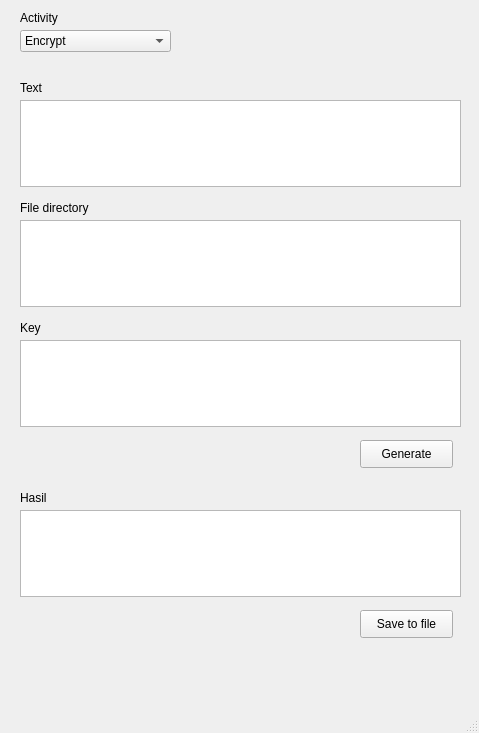
<?xml version="1.0" encoding="UTF-8"?>
<ui version="4.0">
 <class>MainWindow</class>
 <widget class="QMainWindow" name="MainWindow">
  <property name="geometry">
   <rect>
    <x>0</x>
    <y>0</y>
    <width>479</width>
    <height>733</height>
   </rect>
  </property>
  <property name="windowTitle">
   <string>MainWindow</string>
  </property>
  <widget class="QWidget" name="centralwidget">
   <widget class="QComboBox" name="comboBox">
    <property name="geometry">
     <rect>
      <x>20</x>
      <y>30</y>
      <width>151</width>
      <height>22</height>
     </rect>
    </property>
    <item>
     <property name="text">
      <string>Encrypt</string>
     </property>
    </item>
    <item>
     <property name="text">
      <string>Decrypt</string>
     </property>
    </item>
   </widget>
   <widget class="QLabel" name="label">
    <property name="geometry">
     <rect>
      <x>20</x>
      <y>10</y>
      <width>55</width>
      <height>16</height>
     </rect>
    </property>
    <property name="text">
     <string>Activity</string>
    </property>
   </widget>
   <widget class="QPlainTextEdit" name="textEditPlaintext">
    <property name="geometry">
     <rect>
      <x>20</x>
      <y>100</y>
      <width>441</width>
      <height>87</height>
     </rect>
    </property>
   </widget>
   <widget class="QLabel" name="label_2">
    <property name="geometry">
     <rect>
      <x>20</x>
      <y>80</y>
      <width>55</width>
      <height>16</height>
     </rect>
    </property>
    <property name="text">
     <string>Text</string>
    </property>
   </widget>
   <widget class="QPlainTextEdit" name="textEditPlaintext_2">
    <property name="geometry">
     <rect>
      <x>20</x>
      <y>220</y>
      <width>441</width>
      <height>87</height>
     </rect>
    </property>
   </widget>
   <widget class="QLabel" name="label_3">
    <property name="geometry">
     <rect>
      <x>20</x>
      <y>200</y>
      <width>81</width>
      <height>16</height>
     </rect>
    </property>
    <property name="text">
     <string>File directory</string>
    </property>
   </widget>
   <widget class="QLabel" name="label_4">
    <property name="geometry">
     <rect>
      <x>20</x>
      <y>320</y>
      <width>81</width>
      <height>16</height>
     </rect>
    </property>
    <property name="text">
     <string>Key</string>
    </property>
   </widget>
   <widget class="QPlainTextEdit" name="textEditKey">
    <property name="geometry">
     <rect>
      <x>20</x>
      <y>340</y>
      <width>441</width>
      <height>87</height>
     </rect>
    </property>
   </widget>
   <widget class="QPushButton" name="generateButton">
    <property name="geometry">
     <rect>
      <x>360</x>
      <y>440</y>
      <width>93</width>
      <height>28</height>
     </rect>
    </property>
    <property name="text">
     <string>Generate</string>
    </property>
   </widget>
   <widget class="QLabel" name="label_5">
    <property name="geometry">
     <rect>
      <x>20</x>
      <y>490</y>
      <width>81</width>
      <height>16</height>
     </rect>
    </property>
    <property name="text">
     <string>Hasil</string>
    </property>
   </widget>
   <widget class="QPushButton" name="saveButton">
    <property name="geometry">
     <rect>
      <x>360</x>
      <y>610</y>
      <width>93</width>
      <height>28</height>
     </rect>
    </property>
    <property name="text">
     <string>Save to file</string>
    </property>
   </widget>
   <widget class="QPlainTextEdit" name="plainTextEdit">
    <property name="geometry">
     <rect>
      <x>20</x>
      <y>510</y>
      <width>441</width>
      <height>87</height>
     </rect>
    </property>
   </widget>
  </widget>
  <widget class="QMenuBar" name="menubar">
   <property name="geometry">
    <rect>
     <x>0</x>
     <y>0</y>
     <width>479</width>
     <height>26</height>
    </rect>
   </property>
  </widget>
  <widget class="QStatusBar" name="statusbar"/>
 </widget>
 <resources/>
 <connections/>
</ui>
